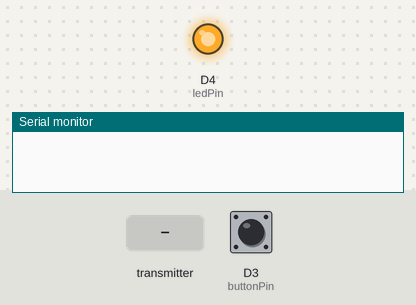
Bench run of a sketch on a simulated ESP8266 (NodeMCU). On the bench: output pins drawn as LEDs (lit = HIGH), the last lines printed to the serial monitor. The test bench sets the inputs (shaded band); at power-on: D3 (buttonPin) HIGH. Random numbers use the default seed unless the sketch sets one.

Above: at 1.2 s.
1.3 s: D3 (buttonPin) pulled LOW for 0.15 s
At 2.7 s:
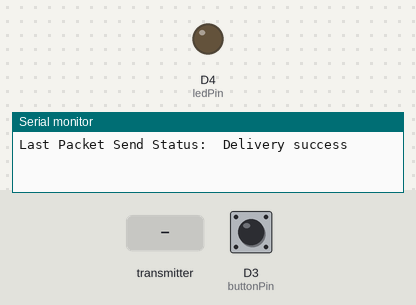
4.9 s: the transmitter starts sending state = 1
At 5.5 s:
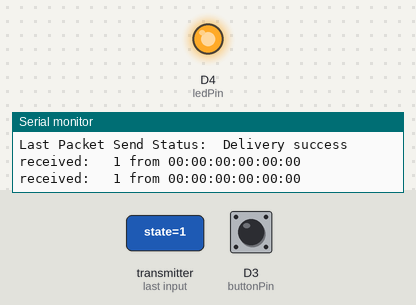
6.4 s: D3 (buttonPin) pulled LOW for 3.2 s
At 6.77 s:
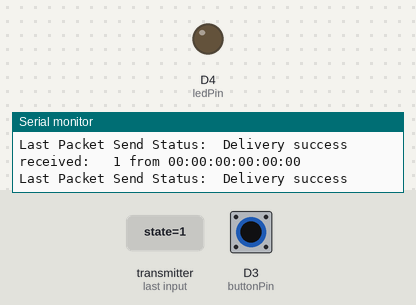
Timing chart, 0 to 11.5 s (numbered marks = the images above; inputs shaded):
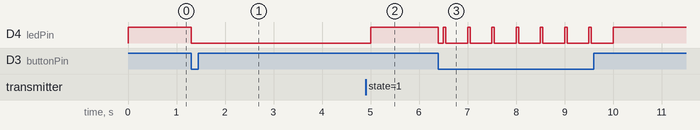

The sketch:

Reaction_Device_Esp8266.ino
```cpp
//antrenman reaksiyon cihazı

// butonun bir pini gnd ye  diğeri aşağıdaki belirlenen pine bağlanacak
// ledin bir pini gnd ye  diğeri aşağıdaki belirlenen pine bağlanacak ledin yönüne dikkat ediniz


#include <espnow.h> // esp now iletişim protokolü için kullanılan kütüphane

#include <ESP8266WiFi.h> // esp8266 için kerekli olan kütüphane

int buttonPin = D3; //Butonu ve bağlı olduğu pin için tanımlanan değişken

int ledPin =  D4;   //Led ve bağlı olduğu pin için tanımlanan değişken

int randNumber;  //Random sayı için tanımlanan değişken

int ledstate = 1; //led durumunu kaydetmek için tanımlanan değişken // sadece bir board da 1 olarak belirlenmeli diğerlerinde 0

uint8_t ESP_NOW_RECEIVER1[] = { 0xBC, 0xFF, 0x4D, 0x19, 0x57, 0x09 }; // diğer boardun mac adresi
uint8_t ESP_NOW_RECEIVER2[] = { 0xE8, 0xDB, 0x84, 0x9B, 0x08, 0x4A }; // diğer boardun mac adresi


//iletişimde kullanılacak veri yapısı
typedef struct struct_message {
    int state=1;

} struct_message;

struct_message myData; //giden data için
struct_message incomData; //gelen data için


//diğer boardan mesaj geldiğinde çalışacak fonksiyon
void onReceive(uint8_t *mac_addr, uint8_t *data, uint8_t len) {

    //mesajı gönderen boardın mac adresini seri ekrana yazdırmak için
    Serial.printf("received: %3u from %02x:%02x:%02x:%02x:%02x:%02x\n",
        (uint8_t) *data,
        mac_addr[0], mac_addr[1], mac_addr[2], mac_addr[3], mac_addr[4], mac_addr[5]
    );

//gelen mesajı gelen mesaj yapısına kaydetmek için
memcpy(&incomData, data, sizeof(incomData));


  //led durumu için tanımlanan değişkeni gelen mesajdaki yaoıya göre değiştirmek için
   ledstate=incomData.state;
  delay(50);

  //ledi led durumu değişkeni ile durmunu güncellemek için
  digitalWrite(ledPin, ledstate);
  delay(50);

}

//veri gittiğinde çalışacak fonksiyon
void OnDataSent(uint8_t *mac_addr, uint8_t sendStatus) {
  Serial.print("\r\nLast Packet Send Status:\t");
  if (sendStatus == 0){
    //mesaj gönderiminin başarılı veya başarısız mı olduğunu kontrol etmek için
    Serial.println("Delivery success");
  }
  else{
    Serial.println("Delivery fail");
  }
}


void setup() {

    Serial.begin(9600);

    WiFi.mode(WIFI_STA);//wifi modunu için

    WiFi.disconnect();//wifi bağlantısı varsa koparmak için

    //esp now iletişimini başlatmak için
    if (esp_now_init() != 0) {
      Serial.println("Error initializing ESP-NOW");
      return;
    }


    // mesaj geldiğinde ve gittiğinde çalışacak fonksiyonları belirtmek için
  esp_now_register_recv_cb(onReceive);
  esp_now_register_send_cb(OnDataSent);

  //esp now rolü belirlemek için
  esp_now_set_self_role(ESP_NOW_ROLE_COMBO);

  //diğer boardlar ile eşleşmek için
  esp_now_add_peer(ESP_NOW_RECEIVER1, ESP_NOW_ROLE_SLAVE, 1, NULL, 0);
  esp_now_add_peer(ESP_NOW_RECEIVER2, ESP_NOW_ROLE_SLAVE, 1, NULL, 0);


  //ledin bağlı olduğu pini çıkış olarak ayarlamak için
  pinMode(ledPin, OUTPUT);
  digitalWrite(ledPin, ledstate);

  //butonun bağlı olduğu durumu giriş olarak ayarlamak için
  pinMode(buttonPin, INPUT_PULLUP);

}

void loop() {
//random sayı değişkenini 0 ve 2 arsında üretilen sayı ile güncellemek için
randNumber = random(0, 2);

//eğer butona basılmışsa ve led durumu açıksa ve random sayı sıfırsa çalışacak kod
if(digitalRead(buttonPin)==0&&ledstate==1&&randNumber==0){

 //diğer boarrdalaradan birine giden data yapısını göndermek için

esp_now_send(ESP_NOW_RECEIVER1, (uint8_t *) &myData, sizeof(myData));

//led durumunu kapalı olarak ayarlamak için
ledstate=0;
digitalWrite(ledPin, ledstate);
}

//eğer butona basılmışsa ve led durumu açıksa ve random sayı birse çalışacak kod
if(digitalRead(buttonPin)==0&&ledstate==1&&randNumber==1){

  //diğer boarrdalaradan birine giden data yapısını göndermek için
esp_now_send(ESP_NOW_RECEIVER2, (uint8_t *) &myData, sizeof(myData));

//led durumunu kapalı olarak ayarlamak için
ledstate=0;
digitalWrite(ledPin, ledstate);
}
}
```

Measured:
- after the input at 1.3 s, D4 (ledPin): HIGH → LOW at once
- after the input at 4.9 s, D4 (ledPin): LOW → HIGH after 0.10 s
- after the input at 6.4 s, D4 (ledPin): HIGH → LOW at once, then repeats every 0.50 s: HIGH 0.05 s, LOW 0.45 s, until it stays HIGH from 10.0 s
